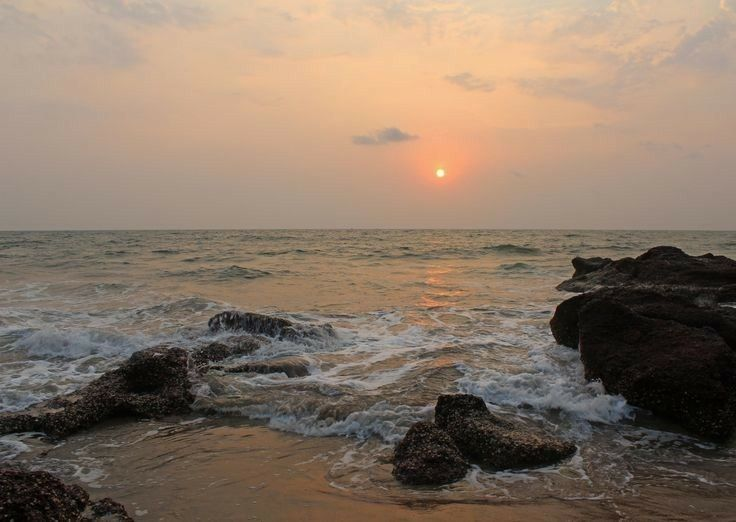
#> input picture Bilder/strand1.jpg, 736 x 522 px
$ jupyter execute Color_Similarity.ipynb
#> lines starting #> are read from the running program, lines starting #| are printed output that depends on the picture; long printed decimals are rounded
# Farbvergleich in Bildern

Dieses Notebook zeigt zwei Methoden zur Berechnung der Farbähnlichkeit zwischen Bildern:

1. Histogramm-Vergleich im HSV-Farbraum
2. Vergleich dominanter Farben mittels K-Means-Clustering

[cell 1]
import cv2
import numpy as np
import matplotlib.pyplot as plt
from sklearn.cluster import KMeans
from pathlib import Path

[cell 2]
# Bilder laden
bild1 = cv2.imread('Bilder/strand1.jpg')
#> bild1 is the input picture: shape (522, 736, 3); mean B, G, R 102, 118.5, 136.9
bild2 = cv2.imread('Bilder/strand2.jpg')
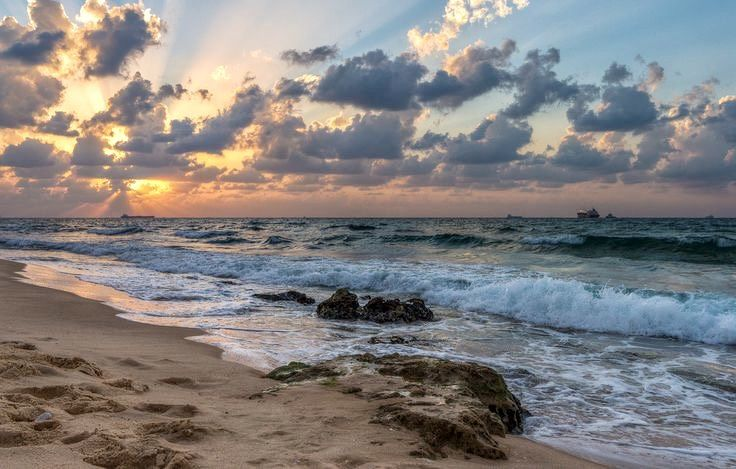
#> input picture Bilder/strand2.jpg, 736 x 469 px
#> bild2 is the input picture: shape (469, 736, 3); mean B, G, R 127.9, 128.4, 131.3

Methode 1: Histogrammvergleich

- Konvertieren der Bilder in den HSV-Farbraum
- Berechnung eines Farb-Histogramms
- Vergleich der Histogramme mit der Korrelationsmethode (cv2.HISTCMP_CORREL)

[cell 3]
# Histogrammvergleich
def color_histogram_similarity(bild1, bild2, method=cv2.HISTCMP_CORREL, color_space='HSV'):
    """
    Computes the similarity between two images based on their color histograms.
    Args:
        bild1 (str), bild2 (str), method (int), color_space (str):
            - bild1: First image.
            - bild2: Second image.
            - method: Method for histogram comparison (default is cv2.HISTCMP_CORREL).
            - color_space: HSV or BGR color space (default is HSV).
    Returns:
        float: Similarity score between 0 and 1 (1 = identical).
    """
#> called with method = 0, color_space = 'HSV'

    # Farbraumwahl
    if color_space.upper() == 'HSV':
        bild1 = cv2.cvtColor(bild1, cv2.COLOR_BGR2HSV)
#> bild1: shape (522, 736, 3); mean H, S, V 21.3, 67, 137.3
        bild2 = cv2.cvtColor(bild2, cv2.COLOR_BGR2HSV)
#> bild2: shape (469, 736, 3); mean H, S, V 67, 57.8, 145
        channels = ['H', 'S', 'V']
    elif color_space.upper() == 'BGR':
        channels = ['B', 'G', 'R']
    else:
        raise ValueError("color_space muss 'HSV' oder 'BGR' sein.")

    similarities = []

    plt.figure(figsize=(12, 6))

    for i, channel_name in enumerate(channels):
        # Histogramm berechnen
        hist1 = cv2.calcHist([bild1], [i], None, [256], [0, 256])
        hist2 = cv2.calcHist([bild2], [i], None, [256], [0, 256])

        # Normalisieren
        hist1 = cv2.normalize(hist1, hist1).flatten()
        hist2 = cv2.normalize(hist2, hist2).flatten()

        # Plotten
        plt.subplot(2, 3, i+1)
        plt.plot(hist1, label=f'{channel_name} Bild 1')
        plt.plot(hist2, label=f'{channel_name} Bild 2')
        plt.title(f'Kanal: {channel_name}')
        plt.legend()
        plt.grid(True)

        # Ähnlichkeit für diesen Kanal berechnen
        sim = cv2.compareHist(hist1, hist2, method)
        similarities.append(sim)
#> this loop made 3 passes
#> sim on passes 1 to 3: 0.652, 0.856, 0.461
#> after the loop, similarities = [0.652, 0.856, 0.461]

    plt.tight_layout()
    plt.show()
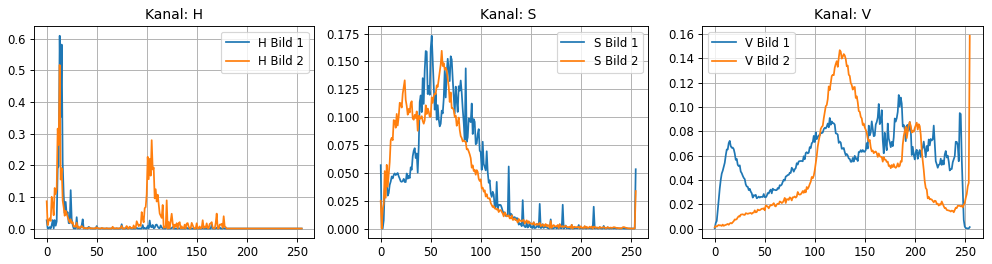
#> figure drawn by matplotlib, 3 panels; panel 1: curve peaks at x = 13, y = 0.609; panel 1: curve peaks at x = 13, y = 0.517; panel 2: curve peaks at x = 51, y = 0.173; panel 2: curve peaks at x = 61, y = 0.16

    # Gesamtsimilarity: Mittelwert
    overall_similarity = np.mean(similarities)
#> overall_similarity = 0.656

    # Score zwischen 0 und 1 beschränken
    overall_similarity = max(0.0, min(1.0, overall_similarity))

    return overall_similarity

[cell 4]
similarity_cor = color_histogram_similarity(bild1, bild2, color_space='HSV')
#> similarity_cor = 0.656
print("Correlation-Score:", similarity_cor)
#| Correlation-Score: 0.6563

Methode 2: Dominante Farben via K-Means

- Extrahieren der 3 häufigsten Farben pro Bild
- Vergleich der Farbzentren durch euklidische Distanz
- Ziel: eine kleinere Distanz bedeutet größere Farbähnlichkeit

[cell 5]
def get_dominant_colors(img, k=3):
    '''
    img: BGR-Array
    '''
    pixels = img.reshape(-1, 3)
    kmeans = KMeans(n_clusters=k, n_init=10, random_state=42)
    kmeans.fit(pixels)
    colors = kmeans.cluster_centers_    # array k×3 (BGR-colors)
    brightness = np.sum(colors, axis=1)
    order = np.argsort(brightness)
    return colors[order]

def plot_color_palette(colors, title):
    '''
    colors: kx3-Array
    title: str
    '''
    plt.figure(figsize=(3, 1))
    for i, col in enumerate(colors):
        # change into [0,1] and RGB
        rgb = col[::-1] / 255.0
        plt.fill_between([i, i+1], 0, 1, color=rgb)
    plt.title(title)
    plt.axis('off')
    plt.show()

def kmeans_color_distance(colors1, colors2):
    '''
    colors1, colors2: kx3-Array
    '''
    return np.linalg.norm(colors1 - colors2)

[cell 6]
cols1 = get_dominant_colors(bild1)
#> cols1 = [[25.82, 30.48, 34.74], [89.64, 101.9, 113.5], [142.8, 167.4, 196.8]]
cols2 = get_dominant_colors(bild2)
#> cols2 = [[57.15, 59.23, 60.56], [120.3, 117.5, 121], [178.3, 183.8, 186.7]]

plot_color_palette(cols1, "dominant colors picture 1")
#> the loop in plot_color_palette, `for i, col in enumerate(colors):` made 3 passes
#> (col, rgb) on passes 1 to 3: ([25.82, 30.48, 34.74], [0.136, 0.12, 0.101]), ([89.64, 101.9, 113.5], [0.445, 0.4, 0.352]), ([142.8, 167.4, 196.8], [0.772, 0.657, 0.56])
#> in plot_color_palette, `plt.show()`:
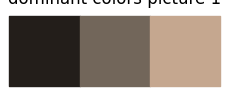
#> figure drawn by matplotlib, 1 panel
plot_color_palette(cols2, "dominant colors picture 2")
#> call 2 of plot_color_palette, with colors = array of shape (3, 3), title = 'dominant colors picture 2'
#> the loop in plot_color_palette (call 2), `for i, col in enumerate(colors):` made 3 passes
#> (col, rgb) on passes 1 to 3: ([57.15, 59.23, 60.56], [0.237, 0.232, 0.224]), ([120.3, 117.5, 121], [0.474, 0.461, 0.472]), ([178.3, 183.8, 186.7], [0.732, 0.721, 0.699])
#> in plot_color_palette (call 2), `plt.show()`:
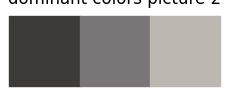
#> figure drawn by matplotlib, 1 panel

dist = kmeans_color_distance(cols1, cols2)
#> dist = 73.06
print(f"K-Means color distance: {dist:.1f}")
#| K-Means color distance: 73.1

[cell 7]
# Bilder anzeigen
bild1 = cv2.cvtColor(bild1, cv2.COLOR_BGR2RGB)
bild2 = cv2.cvtColor(bild2, cv2.COLOR_BGR2RGB)

plt.imshow(bild1)
plt.axis('off')
plt.show()

plt.imshow(bild2)
plt.axis('off')
plt.show()
